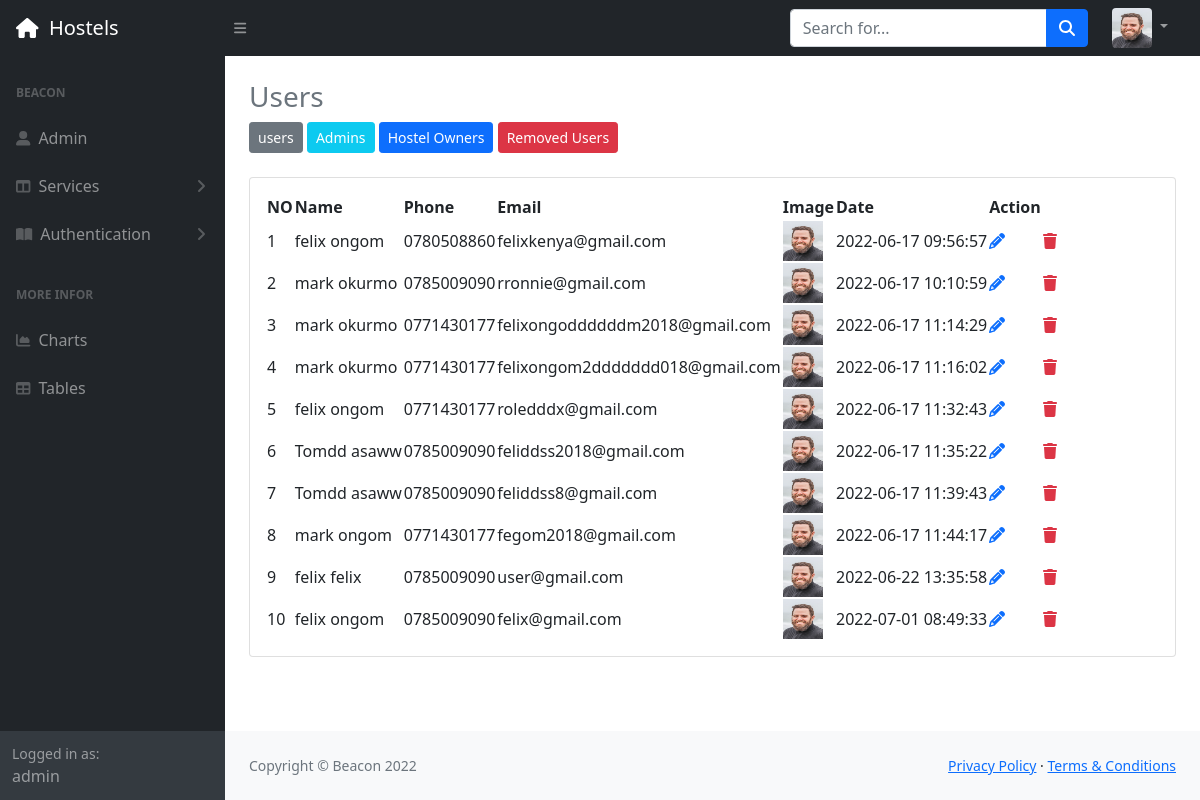
/admin/tables.php (signed in), run on the app's committed database.
### tables this page shows
CREATE TABLE `user_tbl` (
  `user_id` int(11) NOT NULL,
  `fname` varchar(50) NOT NULL,
  `lname` varchar(50) NOT NULL,
  `type` varchar(30) NOT NULL,
  `phone` varchar(30) NOT NULL,
  `email` varchar(50) NOT NULL,
  `image` text NOT NULL,
  `password` text NOT NULL,
  `date` timestamp NOT NULL DEFAULT current_timestamp(),
  `status` varchar(10) NOT NULL
);

### admin/tables.php (the view, shortened to what this page needs)
<?php
        include('./config/connect.php');
        include "../include/navbar.php";
        ?>
     <div id="layoutSidenav_content">
         <main>
             <div class="container-fluid px-4">
                 <h3 class="mt-4 text-secondary">Users</h3>
                 <?php
                    include "../include/admin_user_list.php";
                    ?>
<div class="card mb-4">
                     <div class="card-body">
                         <table id="datatablesSimple">
                             <thead>
                                 <tr>
                                     <th>NO</th>
                                     <th>Name</th>
                                     <th>Phone</th>
                                     <th>Email</th>
                                     <th>Image</th>
                                     <th> Date</th>
                                     <th>Action</th>
                                 </tr>
                                </thead>
                                <tbody>
                                    <?php
                                    $num = 0;
                                    $sql = "SELECT * FROM user_tbl WHERE type = 'users' AND status='active'";
                                    $result = mysqli_query($con, $sql);
                                    if ($result) {
                                        while ($rows = mysqli_fetch_assoc($result)) { ?>
                                         <?php $num++; ?>
                                         <tr>
                                             <td><?php echo $num ?></td>
                                             <td><?php echo $rows['fname'] . " " . $rows['lname'] ?></td>
                                             <td><?php echo $rows['phone'] ?></td>
                                             <td><?php echo $rows['email'] ?></td>
                                             <td><?php
                                                    if ($rows['image'] != '') {
                                                        echo '<i  class="fa fa-user"></i>';
                                                    } else { ?>
                                                     <img src="../admin/assets/img/testimonial-bg1.jpg" alt="" width="40px " ; height="40px" ;>
                                                 <?php
                                                    }
                                                    ?>
                                             </td>
                                             <td><?php echo $rows['date'] ?></td>
                                             <td class="justify-between">
                                                 <a href="update_users.php?update=<?php echo $rows['user_id']; ?>"><i class="fa fa-pencil"><?php echo $rows['user_id']; ?></i></a> &nbsp; &nbsp; &nbsp; &nbsp;
                                                 <a href="./config/__delete_superAdmin.php?delete=<?php echo $rows['user_id']; ?>"><i class="fa fa-trash text-danger"><?php echo $rows['user_id']; ?></i></a>
                                             </td>
                                         </tr>
                                 <?php
                                        }
                                    }
                                     ?>
                             </tbody>
                         </table>
                     </div>
                 </div>
                </div>
            </main>
         <?php
         include "../include/footer.php";
            ?>
     </div>
     </div>
    </body>
    </html>

### data on the page
user_tbl: fname "felix", lname "ongom", phone "0780508860", email "felixkenya@gmail.com", date "2022-06-17 09:56:57"
user_tbl: fname "mark", lname "okurmo", phone "0785009090", email "rronnie@gmail.com", date "2022-06-17 10:10:59"
user_tbl: fname "mark", lname "okurmo", phone "0771430177", email "felixongoddddddm2018@gmail.com", date "2022-06-17 11:14:29"
user_tbl: fname "mark", lname "okurmo", phone "0771430177", email "felixongom2ddddddd018@gmail.com", date "2022-06-17 11:16:02"
user_tbl: fname "felix", lname "ongom", phone "0771430177", email "roledddx@gmail.com", date "2022-06-17 11:32:43"
user_tbl: fname "Tomdd", lname "asaww", phone "0785009090", email "feliddss2018@gmail.com", date "2022-06-17 11:35:22"
user_tbl: fname "Tomdd", lname "asaww", phone "0785009090", email "feliddss8@gmail.com", date "2022-06-17 11:39:43"
user_tbl: fname "mark", lname "ongom", phone "0771430177", email "fegom2018@gmail.com", date "2022-06-17 11:44:17"
user_tbl: fname "felix", lname "felix", phone "0785009090", email "user@gmail.com", date "2022-06-22 13:35:58"
user_tbl: fname "felix", lname "ongom", phone "0785009090", email "felix@gmail.com", date "2022-07-01 08:49:33"

### other printed values
$_SESSION['user_name'] "admin"
